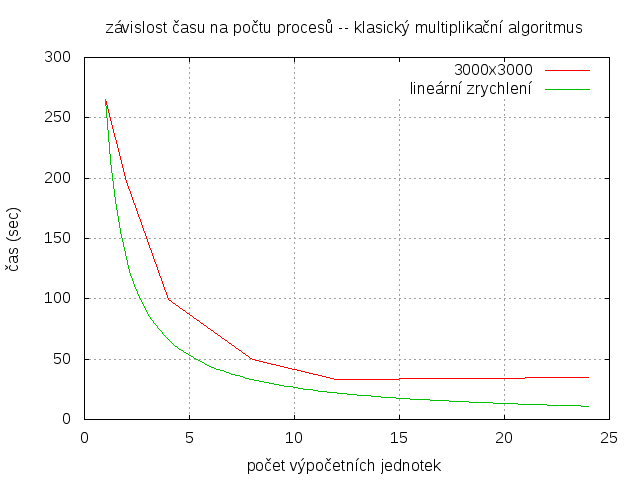

Write gnuplot code to recreate this figure.
set term png
set output "classic-3000.png"
set grid  xtics ytics
set   autoscale                        # scale axes automatically
unset log                              # remove any log-scaling
unset label                            # remove any previous labels
set xtic auto                          # set xtics automatically
set ytic auto                          # set ytics automatically
set title "závislost času na počtu procesů -- klasický multiplikační algoritmus"
set xlabel "počet výpočetních jednotek"
set ylabel "čas (sec)"

plot "classic-3000" using 1:2 title '3000x3000' with line, 264.885942/x title 'lineární zrychlení' with line